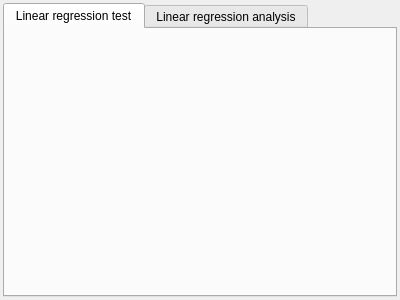
<?xml version="1.0" encoding="UTF-8"?>
<ui version="4.0">
 <class>AnalysisWidget</class>
 <widget class="QWidget" name="AnalysisWidget">
  <property name="geometry">
   <rect>
    <x>0</x>
    <y>0</y>
    <width>400</width>
    <height>300</height>
   </rect>
  </property>
  <property name="windowTitle">
   <string>Stock Analysis Project - Analysis</string>
  </property>
  <layout class="QGridLayout" name="gridLayout">
   <property name="leftMargin">
    <number>3</number>
   </property>
   <property name="topMargin">
    <number>3</number>
   </property>
   <property name="rightMargin">
    <number>3</number>
   </property>
   <property name="bottomMargin">
    <number>3</number>
   </property>
   <property name="horizontalSpacing">
    <number>0</number>
   </property>
   <property name="verticalSpacing">
    <number>2</number>
   </property>
   <item row="0" column="0">
    <widget class="QTabWidget" name="tabWidget">
     <property name="currentIndex">
      <number>0</number>
     </property>
     <widget class="QWidget" name="linearTestTab">
      <attribute name="title">
       <string>Linear regression test</string>
      </attribute>
      <layout class="QGridLayout" name="gridLayout_3">
       <property name="leftMargin">
        <number>0</number>
       </property>
       <property name="topMargin">
        <number>0</number>
       </property>
       <property name="rightMargin">
        <number>0</number>
       </property>
       <property name="bottomMargin">
        <number>0</number>
       </property>
       <property name="spacing">
        <number>0</number>
       </property>
      </layout>
     </widget>
     <widget class="QWidget" name="linearRegTab">
      <attribute name="title">
       <string>Linear regression analysis</string>
      </attribute>
      <layout class="QGridLayout" name="gridLayout_2">
       <property name="leftMargin">
        <number>0</number>
       </property>
       <property name="topMargin">
        <number>0</number>
       </property>
       <property name="rightMargin">
        <number>0</number>
       </property>
       <property name="bottomMargin">
        <number>0</number>
       </property>
       <property name="spacing">
        <number>0</number>
       </property>
      </layout>
     </widget>
    </widget>
   </item>
  </layout>
 </widget>
 <resources/>
 <connections/>
</ui>
